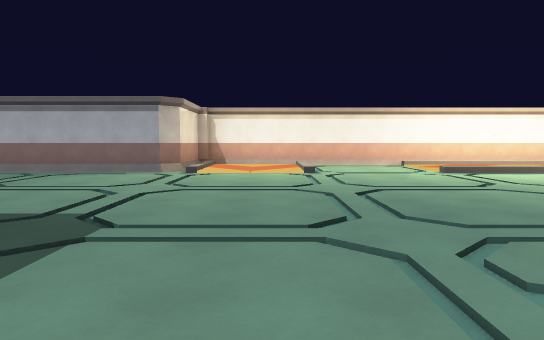
View 1 (above)

21 first-person views from a walk through a Godot game level. The camera is 1.4 m above the floor, tilts 4° down and sees 70° across. The floor is counted in squares, 2 m on a side. Each view is taken from the middle of a square. On the plan, view 1 faces up. The plan holds only what a view shows up to about 11 squares ahead; the rest is blank. The place goes on beyond the plan. Some surface patterns are stand-ins.

View 2
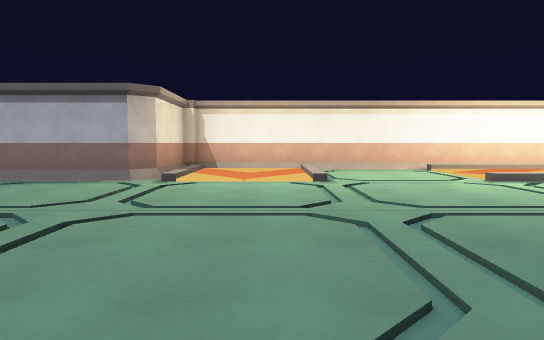

View 3
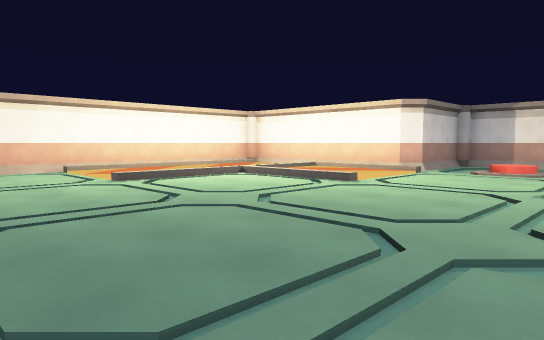

View 4
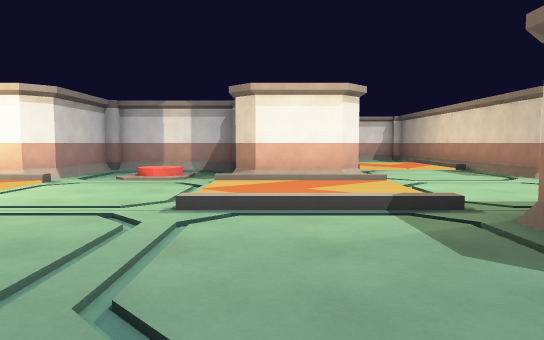

View 5
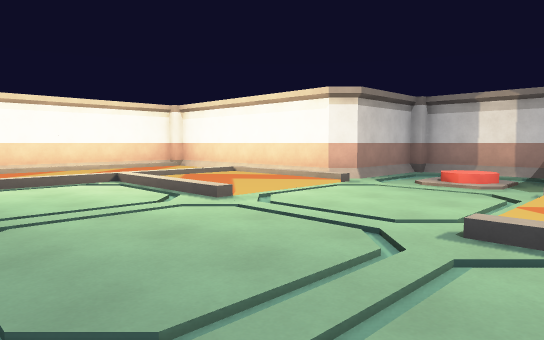

View 6
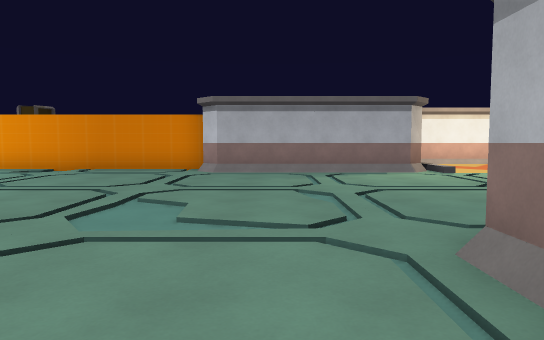

View 7
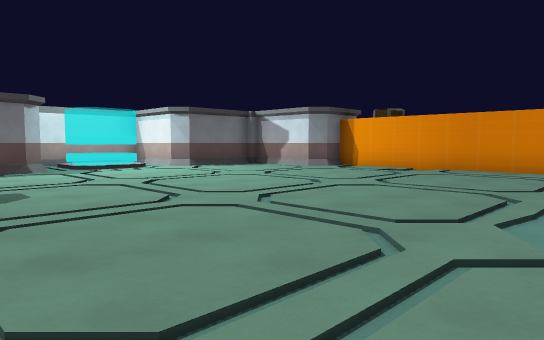

View 8
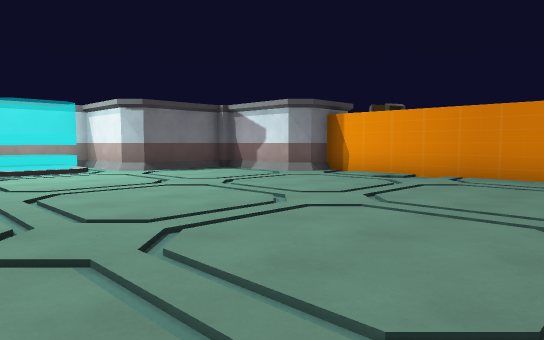

View 9
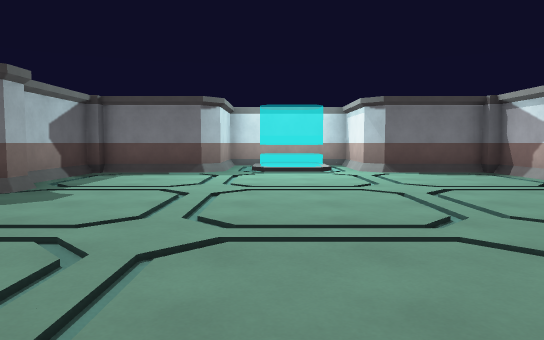

View 10
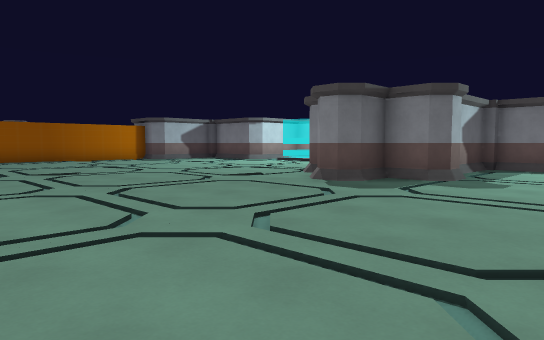

View 11
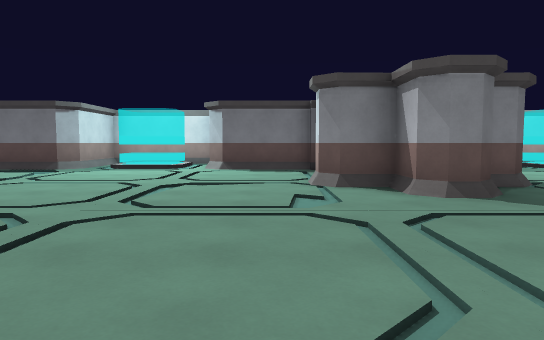

View 12
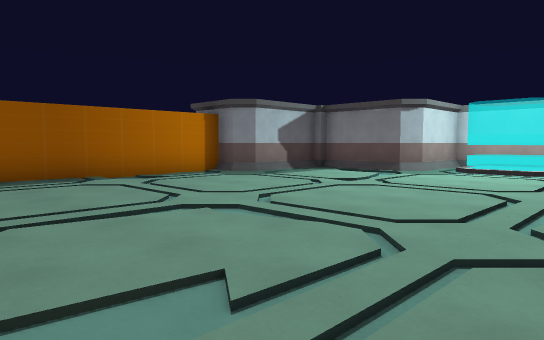

View 13
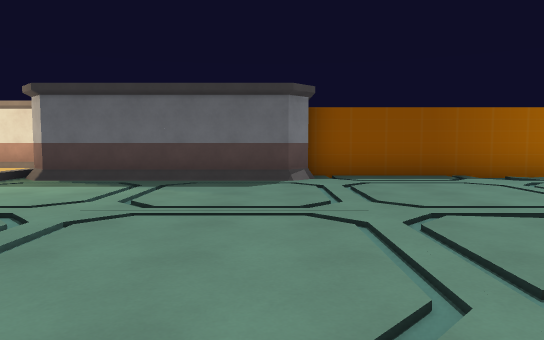

View 14
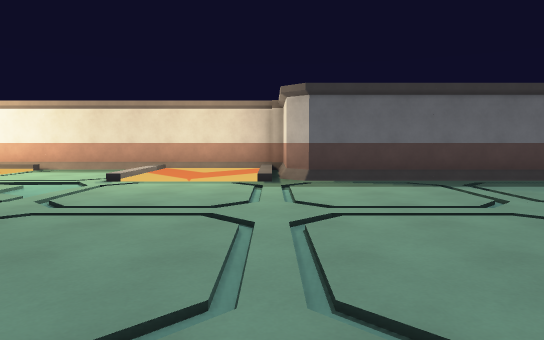

View 15
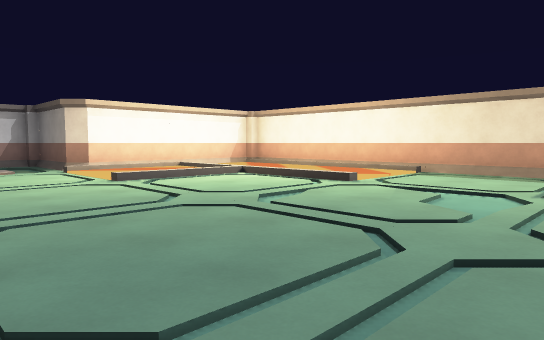

View 16
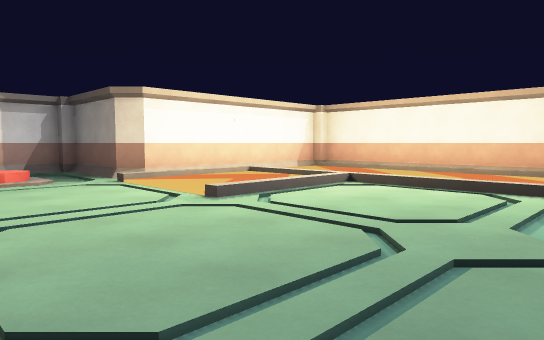

View 17
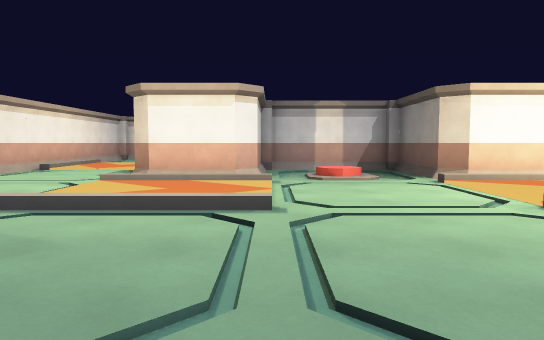

View 18
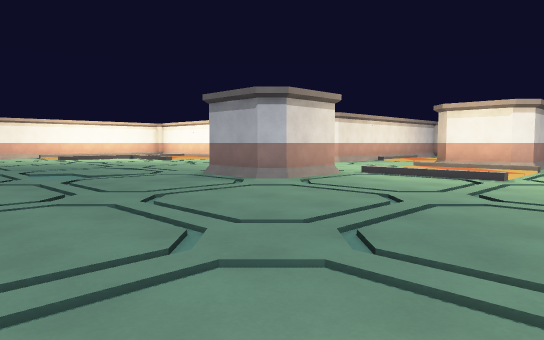

View 19
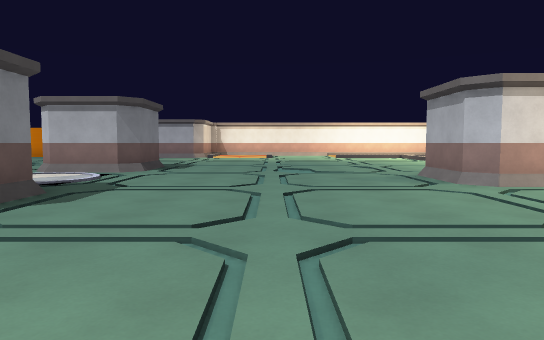

View 20
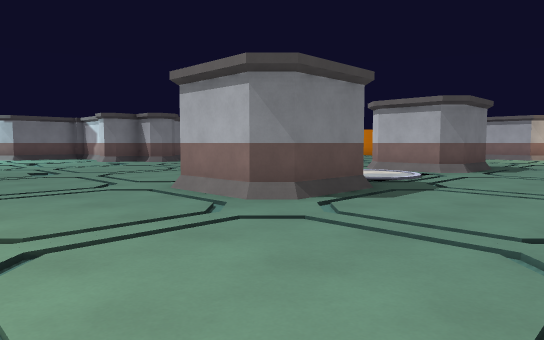

View 21
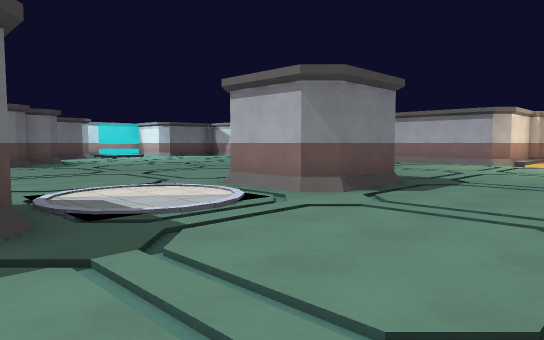

### Floor plan
Key: @ floor where view 1 was taken; # wall or solid block; . main floor; : floor 0.25 m higher than the main floor; / step, stairs or slope.
Columns run from 19 left of view 1 to 14 right of it. Each row starts with its distance up from view 1.
 13                  #############
 12                 ##///////////##
 11     #########   #/../../...../#
 10   ###/...../#####/../../     /#
  9  ##//......./////////..///////#
  8  #/......................./../#
  7 ##/......................./../###
  6 //........................//////##
  5 ::............................///#
  4 ::............................///#
  3 //.............//.........//////##
  2 ##/.........../##/......../../# #
  1  #/.........../##/......../../####
  0  ##//#.........//..@....//////////
 -1   #####......./......../##/...../.
 -2      ##......./......../##/...../.
 -3  ##//#.........//.......//////////
 -4  #/..........   #/......../../####
 -5  #/.........../##/......../../###
 -6  /.............//.........//////##
 -7 ::............................///#
 -8 ::............................///#
 -9 //........................//////##
-10 ##/......................./../###
-11  #/......................./../#
-12  ##//......./////////..///////#
-13   ###.......#####/../../...../#
-14     #########   #/../../...../#
-15                 ##///////////##
-16                  #############

Positions as (right, up) in squares from view 1, and headings:
1: (0, 0), facing up
2: (0, 2), facing up
3: (1, 2), facing up-right
4: (3, 2), facing right
5: (4, 2), facing up-right
6: (-6, 0), facing up
7: (-7, 0), facing up-left
8: (-8, 2), facing up-left
9: (-8, 4), facing left
10: (-6, 3), facing down-left
11: (-7, -4), facing left
12: (-8, -5), facing down-left
13: (-7, -5), facing down
14: (-2, -5), facing down
15: (0, -6), facing down-right
16: (3, -6), facing down-right
17: (3, -6), facing right
18: (-1, -8), facing up-right
19: (1, -9), facing up
20: (1, -9), facing up-left
21: (1, -4), facing up-left
